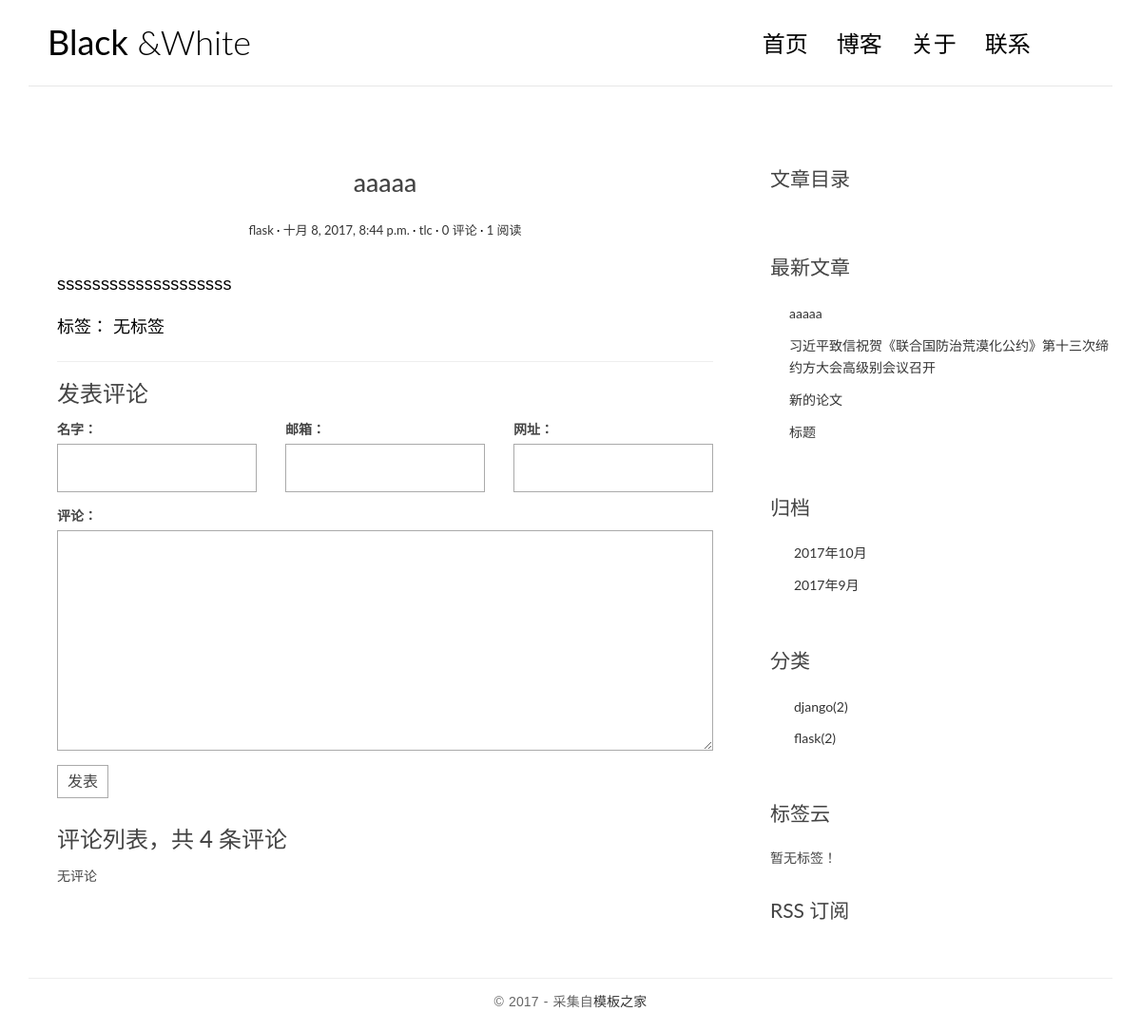
Page /post/4/ on the earlier database version.
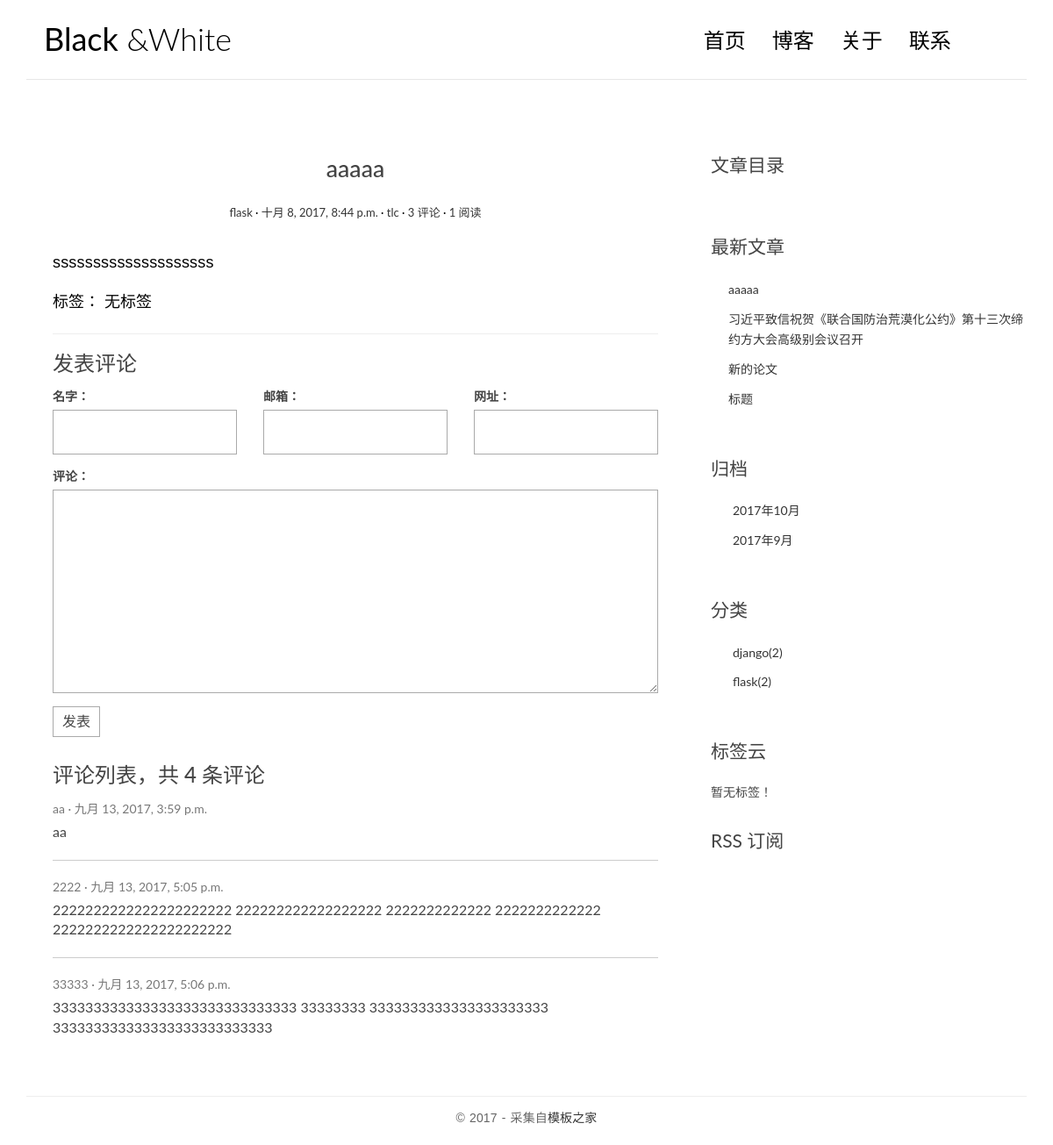
Same page on the later database version.
### blog/models.py (models this page shows, shortened)
class Post(models.Model):
    title = models.CharField(max_length=64)
    body  = models.TextField()
    created_time = models.DateTimeField()
    modified_time = models.DateTimeField()
    digest = models.CharField(max_length=256,blank=True)
    category = models.ForeignKey(Category)
    tags = models.ManyToManyField(Tag,blank=True)
    author = models.ForeignKey(User)
    views = models.PositiveIntegerField(default=0)
    def increase_views(self):
        self.views += 1
        self.save(update_fields=['views'])
    def get_absolute_url(self):
        return reverse('blog:detail',kwargs={'pk':self.pk})
    def save(self,*args,**kwargs):
        if not self.digest:
            md = Markdown(extensions=[
                'markdown.extensions.extra',
                'markdown.extensions.codehilite',
            ])
            self.digest = strip_tags(md.convert(self.body))[:64]
        super().save(*args,**kwargs)
    class Meta:
        ordering = ['-created_time']

class Category(models.Model):
    name = models.CharField(max_length=64)

### comment/models.py (models this page shows, shortened)
class Comment(models.Model):
    name = models.CharField(max_length=128)
    email = models.EmailField(max_length=64)
    url = models.URLField(blank=True)
    text = models.TextField()
    created_time = models.DateTimeField(auto_now_add=True)
    post = models.ForeignKey('blog.Post')

### blog/views.py (the view)
# urls.py: url(r'^post/(?P<pk>[0-9]+)/$', views.PostDetailView.as_view(), name='detail'),
class PostDetailView(DetailView):
    model = Post
    template_name = 'blog/detail.html'
    context_object_name = 'post'
    def get(self, request, *args, **kwargs):
        response = super().get(request,*args,**kwargs)
        self.object.increase_views()
        return response
    def get_object(self, queryset=None):
        post = super().get_object(queryset)
        md = Markdown(extensions=[
            'markdown.extensions.extra',
            'markdown.extensions.codehilite',
            TocExtension(slugify=slugify),
        ])
        post.body = md.convert(post.body)
        post.toc = md.toc
        return post
    def get_context_data(self, **kwargs):
        context = super().get_context_data()
        form = CommentForm()
        comment_list = self.object.comment_set.all()
        context.update({
            'form': form,
            'comment_list': comment_list,
        })
        return context

### comment/forms.py
class CommentForm(forms.ModelForm):
    class Meta:
        model = Comment
        fields = [
            'name',
            'email',
            'url',
            'text',
        ]

### blog/templatetags/blog_tags.py (called while the page is built)
@register.simple_tag
def get_recent_posts(num = 5):
    return Post.objects.all().order_by("-created_time")[:num]

@register.simple_tag
def  archives():
    return Post.objects.dates('created_time','month',order= 'DESC')

@register.simple_tag
def get_categories():
    return Category.objects.annotate(num_posts=Count('post')).filter(num_posts__gt=0)

@register.simple_tag
def get_tags():
    return Tag.objects.annotate(num_posts=Count('post')).filter(num_posts__gt=0)

### templates/blog/detail.html (shortened to what this page needs)
{% extends 'blog/base.html' %}
{% block main %}
<article class="post post-{{ post.pk }}">
    <header class="entry-header">
        <h1 class="entry-title">{{ post.title }}</h1>
        <div class="entry-meta">
            <span class="post-category"><a href="#">{{ post.category.name }}</a></span>
            <span class="post-date"><a href="#"><time class="entry-date" datetime="{{ post.created_time }}">{{ post.created_time }}</time></a></span>
            <span class="post-author"><a href="#">{{ post.author }}</a></span>
            <span class="comments-link"><a href="{{post.get_absolute_url}}#comment-area">{{post.comment_set.count}} 评论</a></span>
            <span class="views-count"><a href="#">{{post.views}} 阅读</a></span>
        </div>
    </header>
    <div class="entry-content clearfix">
        {{ post.body|safe }}
        <div class="widget-tag-cloud">
            <ul>
                标签：
                {% for tag in post.tags.all %}
                    <li><a href="{% url 'blog:tag' tag.pk %}">{{ tag.name }}</a></li>
                {% empty %}
                无标签
                {%　endfor %}
            </ul>
        </div>
    </div>
</article>
<section class="comment-area" id="comment-area">
    <hr>
    <h3>发表评论</h3>
    <form action="{% url 'comment:comments' post.pk %}" method="post" class="comment-form">
        <div class="row">
            <div class="col-md-4">
                <label for="{{form.name.id_for_label}}">名字：</label>
                {{form.name}}
            </div>
            <div class="col-md-4">
                <label for="{{form.email.id_for_label}}">邮箱：</label>
                {{form.email}}
            </div>
            <div class="col-md-4">
                <label for="{{form.url.id_for_label}}">网址：</label>
                {{form.url}}
            </div>
            <div class="col-md-12">
                <label for="{{form.text.id_for_label}}">评论：</label>
                {{form.text}}
                <button type="submit" class="comment-btn">发表</button>
            </div>
        </div>
    </form>
    <div class="comment-list-panel">
        <h3>评论列表，共 <span>4</span> 条评论</h3>
        <ul class="comment-list list-unstyled">
            {% for comment in comment_list %}
            <li class="comment-item">
                <span class="nickname">{{comment.name}}</span>
                <time class="submit-date" >{{comment.created_time}}</time>
                <div class="text">
                    {{comment.text}}
                </div>
            </li>
            {% empty %}
            无评论
            {% endfor %}
        </ul>
    </div>
</section>
{% endblock main %}
{% block toc %}
    <div class="widget widget-content">
        <h3 class="widget-title">文章目录</h3>
    </div>
{% endblock toc %}

### templates/blog/base.html (shortened to what this page needs)
{% load staticfiles %}
{% load blog_tags %}
<html>
<head>
    <link rel="stylesheet" href="{% static 'blog/css/bootstrap.min.css' %}">
    <link rel="stylesheet" href="{% static 'blog/css/custom.css' %}">
    <link rel="stylesheet" href="{% static 'blog/css/pace.css' %}">
    <link rel="stylesheet" href="{% static 'blog/css/highlights/github.css' %}">
    <link rel="stylesheet" href="http://code.ionicframework.com/ionicons/2.0.1/css/ionicons.min.css">
</head>
<body>
<div class="container">
    <header id="site-header">
        <div class="row">
            <div class="col-md-4 col-sm-5 col-xs-8">
                <div class="logo">
                    <h1><a href="{% url 'blog:index' %}"><b>Black</b> &amp;White</a></h1>
                </div>
            </div>
            <div class="col-md-8 col-sm-7 col-xs-4">
                <nav class="main-nav" role="navigation">
                    <div class="collapse navbar-collapse" id="bsexample-navbar-collapse-1">
                        <ul class="nav navbar-nav navbar-right">
                            <li class="cl-effect-11"><a href="{% url 'blog:index' %}" data-hover="首页">首页</a></li>
                            <li class="cl-effect-11"><a href="fullwidth.html" data-hover="博客">博客</a></li>
                            <li class="cl-effect-11"><a href="about.html" data-hover="关于">关于</a></li>
                            <li class="cl-effect-11"><a href="contact.html" data-hover="联系">联系</a></li>
                        </ul>
                    </div>
                </nav>
            </div>
        </div>
    </header>
</div>
<div class="content-body">
    <div class="container">
        <div class="row">
            <main class="col-md-8">
                {% block main %}
                {% endblock %}
            </main>
            <aside class="col-md-4">
                {% block toc %}
                {% endblock %}
                <div class="widget widget-recent-posts">
                    <h3 class="widget-title">最新文章</h3>
                    {% get_recent_posts as recent_post_list %}
                    <ul>
                        {% for post in recent_post_list %}
                        <li>
                            <a href="{{post.get_absolute_url}}">{{post.title}}</a>
                        </li>
                        {% empty %}
                        暂无文章！
                        {% endfor %}
                    </ul>
                </div>
                <div class="widget widget-archives">
                    <h3 class="widget-title">归档</h3>
                    {% archives as date_list %}
                    <ul>
                        {% for date in date_list %}
                        <li>
                            <a href="{% url 'blog:archives' date.year date.month %}">{{date.year}}年{{date.month}}月</a>
                        </li>
                        {% empty %}
                        暂无归档！
                        {% endfor %}
                    </ul>
                </div>
                <div class="widget widget-category">
                    <h3 class="widget-title">分类</h3>
                    {% get_categories as category_list %}
                    <ul>
                        {% for category in category_list %}
                        <li>
                            <a href="{% url 'blog:category' category.pk %}">{{category.name}}<span class="post-count">({{ category.num_posts }})</span></a>
                        </li>
                        {% empty %}
                        暂无分类！
                        {% endfor %}
                    </ul>
                </div>
                <div class="widget widget-tag-cloud">
                    <h3 class="widget-title">标签云</h3>
                    {% get_tags as tag_list %}
                    <ul>
                        {% for tag in tag_list %}
                        <li>
                            <a href="{% url 'blog:tag' tag.pk %}">{{tag.name}}</a>
                        </li>
                        {% empty %}
                        暂无标签！
                        {% endfor %}
                    </ul>
                </div>
                <div class="rss">
                    <a href="{% url 'rss' %}"> RSS 订阅</a>
                </div>
            </aside>
        </div>
    </div>
</div>
<footer id="site-footer">
    <div class="container">
        <div class="row">
            <div class="col-md-12">
                <p class="copyright">&copy 2017 - 采集自<a href="http://www.cssmoban.com/" target="_blank" title="模板之家">模板之家</a></p>
            </div>
        </div>
    </div>
</footer>
</body>
</html>

### blog/static/blog/css/custom.css (style rules this page uses)
* { outline: none; }
h1, h2, h3, h4, h5, h6 { margin-top: 0; }
b { font-weight: 400; }
a { color: #333; }
body { color: #444; font-family: 'Lato', sans-serif; }
p { font-family: 'Ubuntu', sans-serif; font-weight: 400; word-spacing: 1px; letter-spacing: 0.01em; }
#site-header { background-color: #FFF; padding: 25px 20px; margin-bottom: 40px; border-bottom: 1px solid #e7e7e7; }
.logo h1 a { color: #000; }
.logo h1 { margin: 0; font-family: 'Lato', sans-serif; font-weight: 300; }
.main-nav { margin-top: 11px; max-width: 95%; }
.main-nav a { color: #000000 !important; padding: 0 0 5px 0 !important; margin-right: 30px; font-family: 'Lato', sans-serif; font-weight: 300; font-size: 24px; }
.cl-effect-11 a { padding: 10px 0; color: #0972b4; text-shadow: none; }
.cl-effect-11 a::before { position: absolute; top: 0; left: 0; overflow: hidden; padding: 0 0 5px 0 !important; max-width: 0; border-bottom: 1px solid #000; color: #000; content: attr(data-hover); white-space: nowrap; -webkit-transition: max-width 0.5s; -moz-transition: max-width 0.5s; transition: max-width 0.5s; }
.content-body { padding-bottom: 4em; }
.post { background: #fff; padding: 30px 30px 0; }
.entry-title { text-align: center; font-size: 1.9em; margin-bottom: 20px; line-height: 1.6; padding: 10px 20px 0; }
.entry-meta { text-align: center; color: #DDDDDD; font-size: 13px; margin-bottom: 30px; }
.entry-content { font-size: 18px; line-height: 1.9; font-weight: 300; color: #000; }
.post-category::after, .post-date::after, .post-author::after, .comments-link::after { content: ' ·'; color: #000; }
.widget { background: #fff; padding: 30px 0 0; }
.widget-title { font-size: 1.5em; margin-bottom: 20px; line-height: 1.6; padding: 10px 0 0; font-weight: 400; }
.widget-recent-posts ul { padding: 0; margin: 0; padding-left: 20px; }
.widget-recent-posts ul li { list-style-type: none; position: relative; line-height: 170%; margin-bottom: 10px; }
.widget-recent-posts ul li::before { content: '\f3d3'; font-family: "Ionicons"; position: absolute; left: -17px; top: 3px; font-size: 16px; color: #000; }
.widget-archives ul { padding: 0; margin: 0; padding-left: 25px; }
.widget-archives ul li { list-style-type: none; position: relative; line-height: 170%; margin-bottom: 10px; }
.widget-archives ul li::before { content: '\f3f3'; font-family: "Ionicons"; position: absolute; left: -25px; top: 1px; font-size: 16px; color: #000; }
.widget-category ul { padding: 0; margin: 0; padding-left: 25px; }
.widget-category ul li { list-style-type: none; position: relative; line-height: 170%; margin-bottom: 10px; }
.widget-category ul li::before { content: '\f3fe'; font-family: "Ionicons"; position: absolute; left: -25px; top: 1px; font-size: 18px; color: #000; }
.widget-tag-cloud ul { padding: 0; margin: 0; margin-right: -10px; }
.rss { font-size: 21px; margin-top: 30px; }
.rss a { color: #444; }
#site-footer { padding-top: 10px; padding: 0 0 1.5em 0; }
.copyright { text-align: center; padding-top: 1em; margin: 0; border-top: 1px solid #eee; color: #666; }
.contact-form input, .comment-form input { border: 1px solid #aaa; margin-bottom: 15px; width: 100%; padding: 15px 15px; font-size: 16px; line-height: 100%; transition: 0.4s border-color linear; }
.contact-form textarea, .comment-form textarea { border: 1px solid #aaa; margin-bottom: 15px; width: 100%; padding: 15px 15px; font-size: 16px; line-height: 20px !important; min-height: 183px; transition: 0.4s border-color linear; }
.comment-area { padding: 0 30px 0; }
.comment-form { margin-top: 15px; }
.comment-form .comment-btn { background-color: #fff; border: 1px solid #aaa; font-size: 16px; padding: 5px 10px; }
.comment-list-panel { margin-top: 30px; }
.comment-list { margin-top: 15px; }
.comment-item:not(:last-child) { border-bottom: 1px #ccc solid; margin-bottom: 20px; padding-bottom: 20px; }
.comment-item .nickname, .comment-item .submit-date { color: #777; font-size: 14px; }
.comment-item .nickname:after { content: ' ·'; }
.comment-item .text { padding-top: 5px; font-size: 16px; }

Differences in the rows shown:
computed for Post "aaaaa": comment_set.count "0" → "3"
added Comment: name "aa", created_time "九月 13, 2017, 3:59 p.m.", text "aa"
added Comment: name "2222", created_time "九月 13, 2017, 5:05 p.m.", text "2222222222222222222222 222222222222222222 2222222222222 2222222222222 2222222222222222222222"
added Comment: name "33333", created_time "九月 13, 2017, 5:06 p.m.", text "333333333333333333333333333333 33333333 3333333333333333333333 333333333333333333333333333"
Other differences:
text no longer shown: "无评论"
